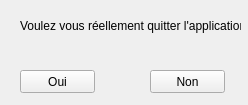
<?xml version="1.0" encoding="UTF-8"?>
<ui version="4.0">
 <class>GBF_IHM_Quitter</class>
 <widget class="QWidget" name="GBF_IHM_Quitter">
  <property name="geometry">
   <rect>
    <x>0</x>
    <y>0</y>
    <width>248</width>
    <height>105</height>
   </rect>
  </property>
  <property name="windowTitle">
   <string>Form</string>
  </property>
  <widget class="QLabel" name="label">
   <property name="geometry">
    <rect>
     <x>20</x>
     <y>10</y>
     <width>221</width>
     <height>31</height>
    </rect>
   </property>
   <property name="text">
    <string>Voulez vous réellement quitter l'application ?</string>
   </property>
  </widget>
  <widget class="QPushButton" name="Yes_Button">
   <property name="geometry">
    <rect>
     <x>20</x>
     <y>70</y>
     <width>75</width>
     <height>23</height>
    </rect>
   </property>
   <property name="text">
    <string>Oui</string>
   </property>
  </widget>
  <widget class="QPushButton" name="No_Button">
   <property name="geometry">
    <rect>
     <x>150</x>
     <y>70</y>
     <width>75</width>
     <height>23</height>
    </rect>
   </property>
   <property name="text">
    <string>Non</string>
   </property>
  </widget>
 </widget>
 <resources/>
 <connections/>
</ui>
